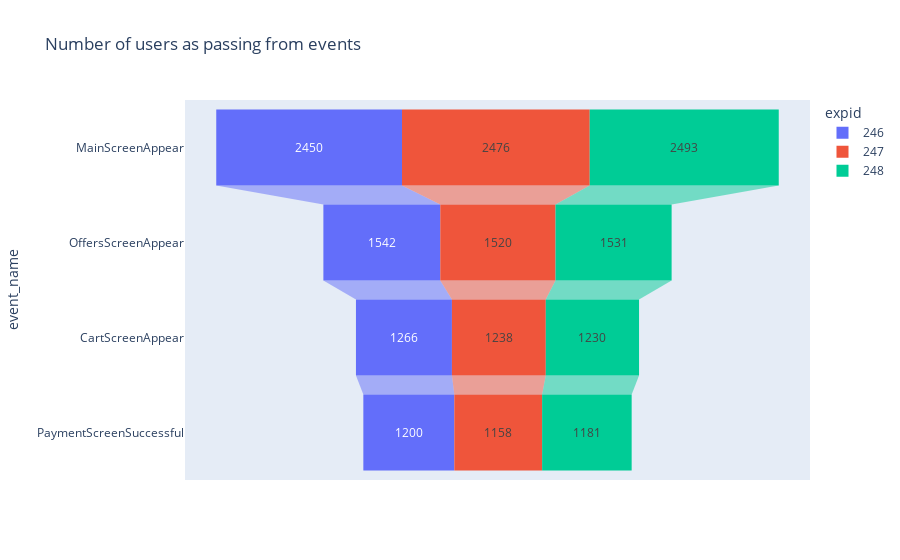

Notebook source saved alongside this figure:
### Code cell
fig=px.funnel(funnel_by_groups,x='user_id',y='event_name',color='expid', title='Number of users as passing from events')
fig.show()

### Figure 1 — Plotly figure (JSON) as saved in the notebook; plotly's stock layout.template omitted (floating-point values rounded to 4 significant figures)
{"data": [{"hovertemplate": "expid=246<br>user_id=%{x}<br>event_name=%{y}<extra></extra>", "legendgroup": "246", "marker": {"color": "#636efa"}, "name": "246", "orientation": "h", "showlegend": true, "type": "funnel", "x": [2450, 1542, 1266, 1200], "xaxis": "x", "y": ["MainScreenAppear", "OffersScreenAppear", "CartScreenAppear", "PaymentScreenSuccessful"], "yaxis": "y"}, {"hovertemplate": "expid=247<br>user_id=%{x}<br>event_name=%{y}<extra></extra>", "legendgroup": "247", "marker": {"color": "#EF553B"}, "name": "247", "orientation": "h", "showlegend": true, "type": "funnel", "x": [2476, 1520, 1238, 1158], "xaxis": "x", "y": ["MainScreenAppear", "OffersScreenAppear", "CartScreenAppear", "PaymentScreenSuccessful"], "yaxis": "y"}, {"hovertemplate": "expid=248<br>user_id=%{x}<br>event_name=%{y}<extra></extra>", "legendgroup": "248", "marker": {"color": "#00cc96"}, "name": "248", "orientation": "h", "showlegend": true, "type": "funnel", "x": [2493, 1531, 1230, 1181], "xaxis": "x", "y": ["MainScreenAppear", "OffersScreenAppear", "CartScreenAppear", "PaymentScreenSuccessful"], "yaxis": "y"}], "layout": {"legend": {"title": {"text": "expid"}, "tracegroupgap": 0}, "title": {"text": "Number of users as passing from events"}, "xaxis": {"anchor": "y", "domain": [0, 1], "title": {"text": "user_id"}}, "yaxis": {"anchor": "x", "domain": [0, 1], "title": {"text": "event_name"}}}}
